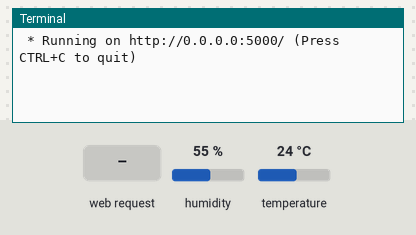
This program was run on a simulated Raspberry Pi (BCM pin numbers). Parts: the last lines printed to the terminal. Inputs (shaded band) come from the test bench; at power-on: humidity 55 %, temperature 24 °C. The clock reads 2024-03-15 10:24:30 at power-on unless the program sets it.

Above: at 1.2 s.
1.3 s: HTTP request for /temperature received
At 3.0 s:
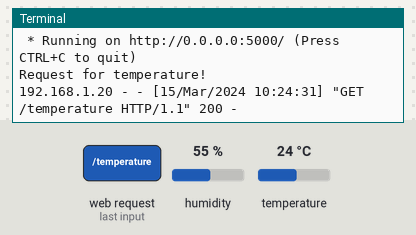
3.3 s: HTTP request for / received
At 4.6 s:
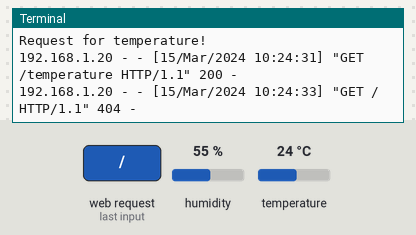

The program:

my_server.py
```python
from flask import Flask
#from flask import request
import json
import Adafruit_DHT

temperature_sensor = 22
temperature_pin = 23

app = Flask(__name__)

@app.route("/temperature",methods=['GET'])
def read_temperature():
    print("Request for temperature!")
    humidity, temperature = Adafruit_DHT.read_retry(temperature_sensor, temperature_pin)

    data = {}
    data['temperature']=int(temperature)
    json_data=json.dumps(data)
    return json_data


if __name__ == "__main__":
    port = 5000
    app.run(host = '0.0.0.0',port=port,debug=True)
```

Measured:
- after the input at 1.3 s, the terminal: prints a new line at once (image 1)
- after the input at 3.3 s, the terminal: prints a new line at once (image 2)
